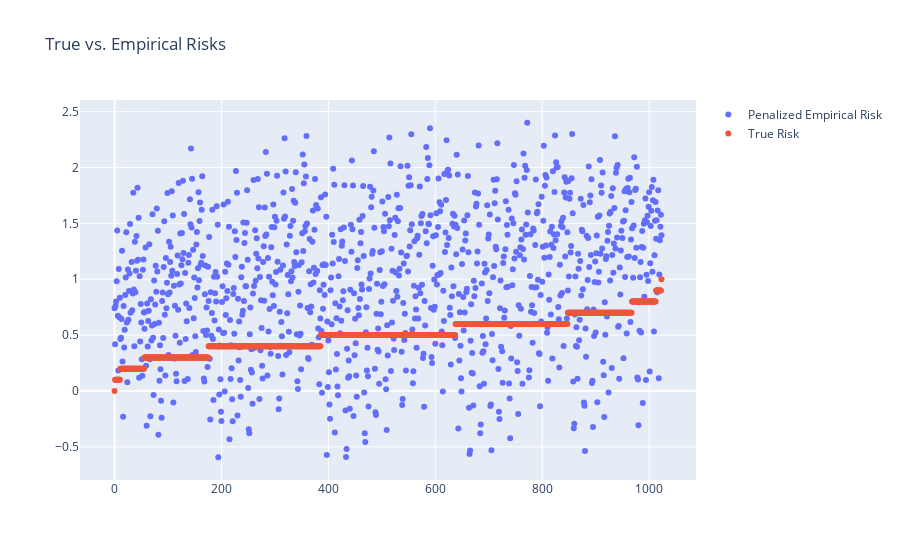

Here is the notebook cell this chart was saved with:
### Markdown cell above
## Problem 1: Assessing penalized empirical risk

The following experiment considers brute force minimization of penalized empirical risk. We assume that $X$ is a random Gaussian matrix, set $\sigma^2=0.1$ for the noise variance, $p=10$, $n=100$, and $\beta^\ast=0$. This choice for $\beta^\ast$ means that any "detection" of a non-zero coefficient is a false positive. The code below illustrates a particular example where the AIC produces 4 false positives.

### Part A: Modify the code below to construct a histogram for the number of false positives produced by brute-force penalized empirical risk minimization. Make sure that the histogram is based on at least 25 examples.

### Part B: Modify the code below to assess the behavior of the histogram for the number of false positives produced by brute-force penalized empirical risk minimization when the penalty has the form $\sigma^2k\log(p)$.

### Part C: Modify the code below to assess the behavior of the histogram for the number of false positives produced by brute-force penalized empirical risk minimization when the penalty has the form $\sigma^2k\log(n)$.

### Code cell
import numpy as np
import numpy.random as rd
import pandas as pd
import plotly.graph_objects as go
import matplotlib.pyplot as plt
from itertools import combinations, chain
allsubsets = lambda n: list(chain(*[combinations(range(n), ni) for ni in range(n+1)]))

def random_design(n,p):
    # Simple function for producing a random design matrix
    return rd.normal(scale=1/np.sqrt(p), size=(n,p))

# In this experiment, we simply assume that the true beta is the zero vector. Some notes:
# 1. Any detection of a nonzero beta is a false positive for this experiment
# 2. The predictive risk under the square loss for a model of size $k$ is just sigma^2 k.
# 3. The unbiased estimator for the risk is

rd.seed(14)

sigma2 = 0.1
n = 100
p = 10

v = allsubsets(p)

X = random_design(n, p)
e = rd.normal(scale=np.sqrt(sigma2), size=(n,))
y = e
y_norm2 = np.sum(e**2)

true_risks = []
penalized_empirical_risks = []

for s in v:
    if len(s)<1:
        # The empty set is a corner case -- no matrix slicing is possible
        true_risks.append(0.0)
        penalized_empirical_risks.append(y_norm2-n*sigma2)
    else:
        proj_y_norm2 = np.sum((X[:,s]@np.linalg.solve(X[:,s].T@X[:,s], X[:,s].T@y)))
        true_risks.append(sigma2*len(s))
        penalized_empirical_risks.append(y_norm2 - proj_y_norm2 + 2*sigma2*len(s)-n*sigma2)
        
# Construct tail log probabilities from gaussian and laplacian cdfs for the same range
fig = go.Figure(data=[go.Scatter(x=np.array(range(2**p)),
                                 y=penalized_empirical_risks,
                                 name='Penalized Empirical Risk',
                                 mode='markers'
                                 ),
                      go.Scatter(x=np.array(range(2**p)),
                                 y=true_risks,
                                 name='True Risk',
                                 mode='markers'
                                 )
                     ],
                layout=go.Layout(title=go.layout.Title(text="True vs. Empirical Risks"))
                )
fig.show()

ix_opt = np.argmin(penalized_empirical_risks)
print('This run produced %d false positives' % len(v[ix_opt]))

### Figure 1 — Plotly figure (JSON) as saved in the notebook; plotly's stock layout.template omitted (floating-point values rounded to 4 significant figures; data arrays with more than 128 entries replaced by an {"elided": "..."} marker saying what was removed)
{"data": [{"mode": "markers", "name": "Penalized Empirical Risk", "type": "scatter", "x": {"elided": "1024 int values"}, "y": {"elided": "1024 float values"}}, {"mode": "markers", "name": "True Risk", "type": "scatter", "x": {"elided": "1024 int values"}, "y": {"elided": "1024 float values"}}], "layout": {"title": {"text": "True vs. Empirical Risks"}}}
